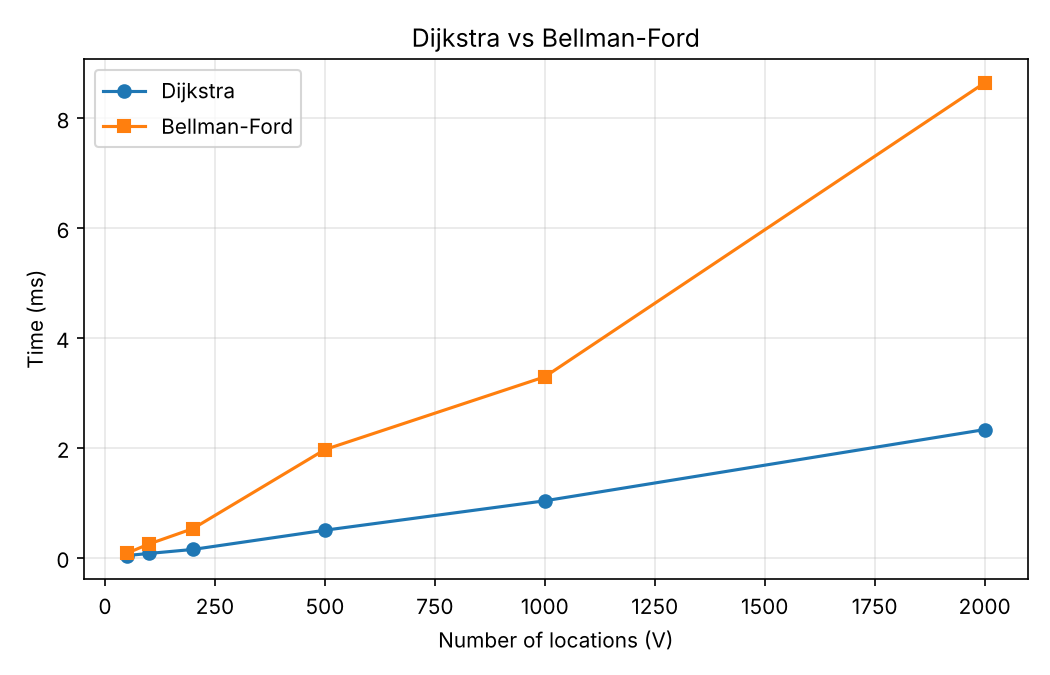

Recreate this plot in Python.
"""Compare Dijkstra and Bellman-Ford across graph sizes."""
import csv
import time

from .algorithms import bellman_ford, dijkstra
from .graph import generate_city_graph


def _time(fn, graph, source, repeats):
    best = float("inf")
    for _ in range(repeats):
        t = time.perf_counter()
        fn(graph, source)
        best = min(best, time.perf_counter() - t)
    return best * 1000  # ms


def run_benchmark(sizes=(50, 100, 200, 500, 1000, 2000), repeats=3, csv_path=None, plot_path=None):
    rows = []
    print(f"{'V':>6} {'E':>7} {'Dijkstra (ms)':>15} {'Bellman-Ford (ms)':>19} {'Speedup':>9}")
    for n in sizes:
        g = generate_city_graph(n)
        d = _time(dijkstra, g, 0, repeats)
        b = _time(bellman_ford, g, 0, repeats)
        rows.append((n, g.num_edges // 2, d, b))
        print(f"{n:>6} {g.num_edges // 2:>7} {d:>15.3f} {b:>19.3f} {b / d:>8.1f}x")
    if csv_path:
        with open(csv_path, "w", newline="") as f:
            w = csv.writer(f)
            w.writerow(["vertices", "roads", "dijkstra_ms", "bellman_ford_ms"])
            w.writerows(rows)
    if plot_path:
        try:
            import matplotlib
            matplotlib.use("Agg")
            import matplotlib.pyplot as plt
            xs = [r[0] for r in rows]
            plt.figure(figsize=(7, 4.5))
            plt.plot(xs, [r[2] for r in rows], "o-", label="Dijkstra")
            plt.plot(xs, [r[3] for r in rows], "s-", label="Bellman-Ford")
            plt.xlabel("Number of locations (V)")
            plt.ylabel("Time (ms)")
            plt.title("Dijkstra vs Bellman-Ford")
            plt.legend()
            plt.grid(alpha=0.3)
            plt.tight_layout()
            plt.savefig(plot_path, dpi=150)
        except ImportError:
            print("matplotlib not installed; skipping plot.")
    return rows
